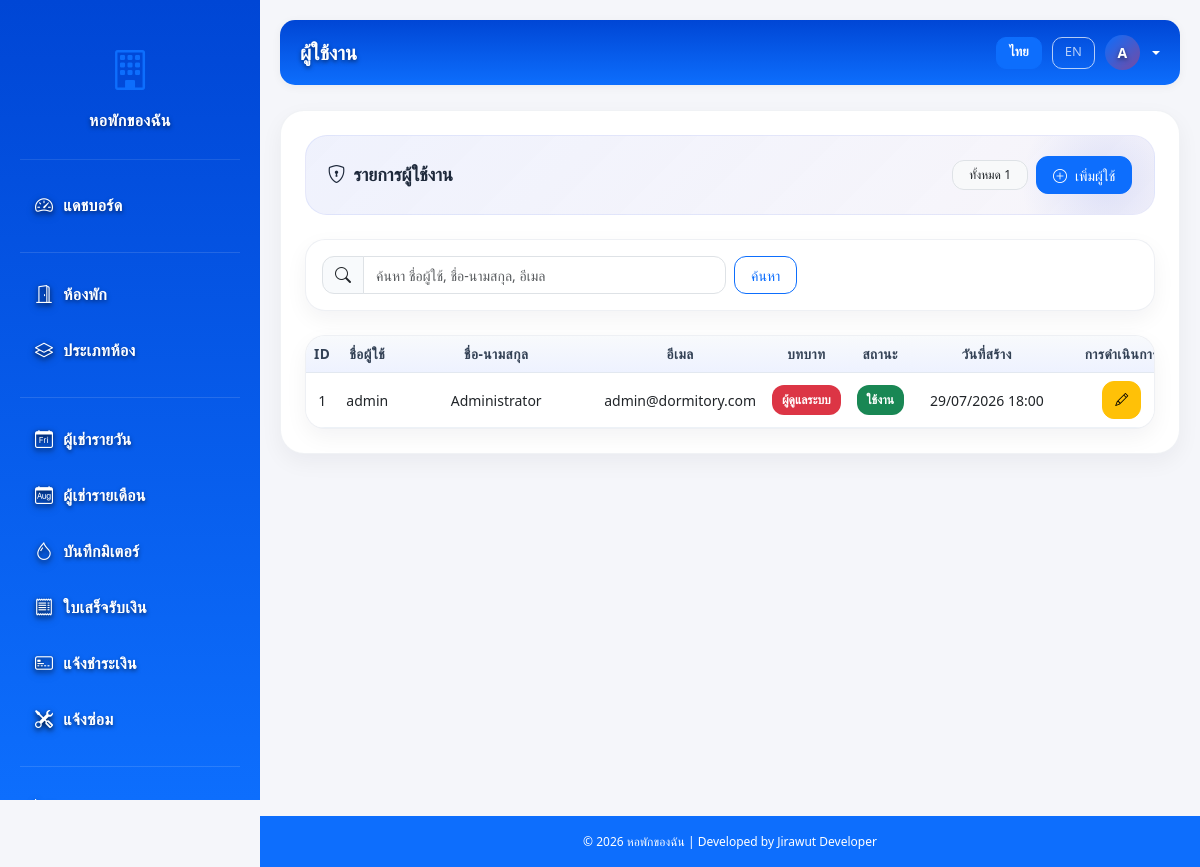
The page /pages/admin/users.php (signed in) on the database its author committed.
### tables this page shows
CREATE TABLE settings (
    id INT AUTO_INCREMENT PRIMARY KEY,
    dorm_name VARCHAR(100) NOT NULL DEFAULT 'My Dormitory',
    dorm_name_en VARCHAR(100) DEFAULT 'My Dormitory',
    company_name VARCHAR(200),
    address TEXT,
    address_en TEXT,
    tax_id VARCHAR(20),
    branch_number VARCHAR(5) DEFAULT '00000',
    logo VARCHAR(255),
    phone VARCHAR(20),
    email VARCHAR(100),
    water_rate DECIMAL(10,2) DEFAULT 25.00,
    electric_rate DECIMAL(10,2) DEFAULT 8.00,
    vat_rate DECIMAL(5,2) DEFAULT 7.00,
    payment_due_day INT DEFAULT 5,
    primary_color VARCHAR(7) DEFAULT '#0d6efd',
    enable_daily TINYINT(1) DEFAULT 1,
    enable_monthly TINYINT(1) DEFAULT 1,
    daily_payment_deadline_hours INT NOT NULL DEFAULT 24,
    pin VARCHAR(255) DEFAULT NULL,
    smtp_host VARCHAR(255) DEFAULT NULL,
    smtp_port INT DEFAULT 587,
    smtp_username VARCHAR(255) DEFAULT NULL,
    smtp_password VARCHAR(255) DEFAULT NULL,
    smtp_encryption VARCHAR(10) DEFAULT 'tls',
    smtp_from_email VARCHAR(255) DEFAULT NULL,
    smtp_from_name VARCHAR(255) DEFAULT NULL,
    email_enabled TINYINT(1) DEFAULT 1,
    promptpay_id VARCHAR(20) DEFAULT NULL,
    promptpay_name VARCHAR(100) DEFAULT NULL,
    bank_account_name VARCHAR(100) DEFAULT NULL,
    bank_account_number VARCHAR(30) DEFAULT NULL,
    bank_name VARCHAR(100) DEFAULT NULL,
    updated_at TIMESTAMP DEFAULT CURRENT_TIMESTAMP ON UPDATE CURRENT_TIMESTAMP
);

CREATE TABLE users (
    id INT AUTO_INCREMENT PRIMARY KEY,
    username VARCHAR(50) NOT NULL UNIQUE,
    password VARCHAR(255) NOT NULL,
    email VARCHAR(100) NOT NULL,
    full_name VARCHAR(100) NOT NULL,
    role ENUM('admin') DEFAULT 'admin',
    is_active TINYINT(1) DEFAULT 1,
    account_status ENUM('active', 'suspended') NOT NULL DEFAULT 'active',
    pin_failed_attempts INT NOT NULL DEFAULT 0,
    created_at TIMESTAMP DEFAULT CURRENT_TIMESTAMP,
    updated_at TIMESTAMP DEFAULT CURRENT_TIMESTAMP ON UPDATE CURRENT_TIMESTAMP,
    INDEX idx_users_active_status (is_active, account_status)
);

### includes/functions.php (called while the page is built, shortened)
<?php
require_once __DIR__ . '/../config/database.php';
require_once __DIR__ . '/../assets/lang/language.php';
function formatDate($date, $format = 'd/m/Y') {
    return date($format, strtotime($date));
}
    ?>
    <?php
function ensureRoomTypePriceHistoryTable(): void {
    $checked = true;
}
function getSettings() {
    global $pdo;
    $stmt = $pdo->query("SELECT * FROM settings LIMIT 1");
    return $stmt->fetch();
}
function getCurrentUser() {
    global $pdo;
    if (isset($_SESSION['user_id'])) {
        $stmt = $pdo->prepare("SELECT * FROM users WHERE id = ?");
        $stmt->execute([$_SESSION['user_id']]);
        return $stmt->fetch();
    }
    return null;
}
function ensureRepairRequestsTable() {
    $checked = true;
}

### assets/lang/language.php (called while the page is built, shortened)
<?php
$lang = $_SESSION['lang'];
function t($key) {
    global $lang;
    $translations = getTranslations($lang);
    return isset($translations[$key]) ? $translations[$key] : $key;
}
function getTranslations($lang) {
    return isset($translations[$lang]) ? $translations[$lang] : $translations['th'];
}
?>

### includes/pin-lockscreen-check.php (called while the page is built, shortened)
<?php
$settings = getSettings();
$dbPin = $settings['pin'] ?? null;
$scriptPath = $_SERVER['SCRIPT_NAME'] ?? '';
$pageSessionKey = 'pin_verified_' . md5($scriptPath);
$showLockScreen = !empty($dbPin) && empty($_SESSION[$pageSessionKey]);

### pages/admin/users.php (the view, shortened to what this page needs)
<?php
require_once __DIR__ . '/../../config/database.php';
require_once __DIR__ . '/../../includes/functions.php';
require_once __DIR__ . '/../../includes/pin-lockscreen-check.php';
if (!$showLockScreen) {
    $search = trim($_GET['search'] ?? '');
    $itemsPerPage = 50;
    $requestedPage = max(1, (int)($_GET['page'] ?? 1));
    $whereSql = "WHERE is_active = 1";
    $queryParams = [];
    $countStmt = $pdo->prepare("SELECT COUNT(*) FROM users {$whereSql}");
    $countStmt->execute($queryParams);
    $totalUsers = (int)$countStmt->fetchColumn();
    $totalPages = max(1, (int)ceil($totalUsers / $itemsPerPage));
    $page = min($requestedPage, $totalPages);
    $offset = ($page - 1) * $itemsPerPage;
    $stmt = $pdo->prepare("SELECT id, username, email, full_name, role, is_active, account_status, created_at
        FROM users {$whereSql} ORDER BY id ASC LIMIT {$itemsPerPage} OFFSET {$offset}");
    $stmt->execute($queryParams);
    $users = $stmt->fetchAll();
}
$pageTitle = t('users');
include __DIR__ . '/../../includes/header.php';
?>
<div class="content-wrapper">
    <?php if (!$showLockScreen): ?>
        <div class="d-flex justify-content-between align-items-center mb-4 flex-wrap gap-2">
        <h5 class="mb-0 me-3"><i class="bi bi-shield-lock me-2"></i><?php echo t('user_list'); ?></h5>
        <div class="d-flex flex-wrap align-items-center justify-content-end gap-2 ms-auto">
            <span class="badge text-bg-light border rounded-pill px-3 py-2 text-dark">
                <?php echo t('all'); ?> <?php echo number_format($totalUsers); ?>
            </span>
            <a href="user-form.php" class="btn btn-primary flex-shrink-0">
                <i class="bi bi-plus-circle me-2"></i><?php echo t('add_user'); ?>
            </a>
        </div>
    </div>
    <div class="card mb-4">
        <div class="card-body">
            <form method="GET" action="" class="row g-2">
                <div class="col-12 col-md-8 col-lg-6">
                    <div class="input-group">
                        <span class="input-group-text"><i class="bi bi-search"></i></span>
                        <input type="text" name="search" class="form-control" value="<?php echo htmlspecialchars($search); ?>" placeholder="<?php echo t('search'); ?> <?php echo t('username'); ?>, <?php echo t('full_name'); ?>, <?php echo t('email'); ?>">
                    </div>
                </div>
                <div class="col-12 col-md-auto">
                    <button type="submit" class="btn btn-outline-primary w-100"><?php echo t('search'); ?></button>
                </div>
            </form>
        </div>
    </div>
    <div class="table-responsive">
        <table class="table table-hover">
            <thead class="table-light">
                <tr>
                    <th style="text-align: center;"><?php echo t('id'); ?></th>
                    <th style="text-align: center;"><?php echo t('username'); ?></th>
                    <th width="200" style="text-align: center; min-width: 200px;"><?php echo t('full_name'); ?></th>
                    <th style="text-align: center;"><?php echo t('email'); ?></th>
                    <th style="text-align: center;"><?php echo t('role'); ?></th>
                    <th style="text-align: center;"><?php echo t('status'); ?></th>
                    <th width="150" style="text-align: center; min-width: 150px;"><?php echo t('created_at'); ?></th>
                    <th width="120" style="text-align: center; min-width: 120px;"><?php echo t('actions'); ?></th>
                </tr>
            </thead>
            <tbody>
                <?php foreach ($users as $user): ?>
                <tr>
                    <td style="text-align: center;"><?php echo $user['id']; ?></td>
                    <td style="text-align: center;"><?php echo htmlspecialchars($user['username']); ?></td>
                    <td style="text-align: center;"><?php echo htmlspecialchars($user['full_name']); ?></td>
                    <td style="text-align: center;"><?php echo htmlspecialchars($user['email']); ?></td>
                    <td style="text-align: center;">
                        <span class="badge bg-danger"><?php echo t('admin'); ?></span>
                    </td>
                    <td style="text-align: center;">
                        <?php
                        if (($user['account_status'] ?? 'active') === 'suspended') {
                            $statusClass = 'danger';
                            $statusLabel = t('suspended');
                        } else {
                            $statusClass = 'success';
                            $statusLabel = 'ใช้งาน';
                        }
                        ?>
                        <span class="badge bg-<?php echo $statusClass; ?>">
                            <?php echo $statusLabel; ?>
                        </span>
                    </td>
                    <td style="text-align: center;"><?php echo formatDate($user['created_at'], 'd/m/Y H:i'); ?></td>
                    <td style="text-align: center;">
                        <a href="user-form.php?id=<?php echo $user['id']; ?>" class="btn btn-sm btn-warning">
                            <i class="bi bi-pencil"></i>
                        </a>
                    </td>
                </tr>
                <?php endforeach; ?>
            </tbody>
        </table>
    </div>
    <?php endif; ?>
</div>
<?php include __DIR__ . '/../../includes/footer.php'; ?>

### includes/header.php (shortened to what this page needs)
<?php
require_once __DIR__ . '/../config/database.php';
require_once __DIR__ . '/../includes/functions.php';
$settings = getSettings();
global $lang;
$currentUser = getCurrentUser();
?>
<!DOCTYPE html>
<html lang="<?php echo $lang; ?>">
<head>
    <link href="https://cdn.jsdelivr.net/npm/bootstrap@5.3.0/dist/css/bootstrap.min.css" rel="stylesheet">
    <link rel="stylesheet" href="https://cdn.jsdelivr.net/npm/bootstrap-icons@1.10.0/font/bootstrap-icons.css">
    <link rel="stylesheet" href="<?php echo BASE_URL; ?>assets/css/style.css?v=<?php echo filemtime(__DIR__ . '/../assets/css/style.css'); ?>">
</head>
<body>
    <div class="sidebar" id="sidebar">
        <div class="sidebar-logo">
            <?php
            $logoPath = !empty($settings['logo']) ? BASE_URL . 'assets/images/logo/' . $settings['logo'] : '';
            ?>
            <?php if (!empty($settings['logo']) && file_exists(__DIR__ . '/../assets/images/logo/' . $settings['logo'])): ?>
            <img src="<?php echo $logoPath; ?>" alt="Logo" style="max-height: 60px; max-width: 100%; object-fit: contain;" class="mb-2">
            <?php else: ?>
            <i class="bi bi-building"></i>
            <?php endif; ?>
            <h5><?php echo $lang === 'en' ? ($settings['dorm_name_en'] ?? t('app_name')) : ($settings['dorm_name'] ?? t('app_name')); ?></h5>
        </div>
        <nav class="nav flex-column">
            <a class="nav-link <?php echo basename($_SERVER['PHP_SELF']) == 'dashboard.php' ? 'active' : ''; ?>" href="<?php echo BASE_URL; ?>pages/dashboard.php">
                <i class="bi bi-speedometer2"></i> <?php echo t('dashboard'); ?>
            </a>
            <hr class="text-white-50 my-3">
            <a class="nav-link <?php echo strpos($_SERVER['PHP_SELF'], '/rooms/') !== false ? 'active' : ''; ?>" href="<?php echo BASE_URL; ?>pages/rooms/index.php">
                <i class="bi bi-door-open"></i> <?php echo t('rooms'); ?>
            </a>
            <a class="nav-link <?php echo strpos($_SERVER['PHP_SELF'], '/room-types/') !== false ? 'active' : ''; ?>" href="<?php echo BASE_URL; ?>pages/room-types/index.php">
                <i class="bi bi-layers"></i> <?php echo t('room_types'); ?>
            </a>
            <hr class="text-white-50 my-3">
            <?php if ($settings['enable_daily'] ?? 1): ?>
            <a class="nav-link <?php echo strpos($_SERVER['PHP_SELF'], '/daily-tenants/') !== false ? 'active' : ''; ?>" href="<?php echo BASE_URL; ?>pages/daily-tenants/index.php">
                <i class="bi bi-calendar-day"></i> <?php echo t('daily_tenants'); ?>
            </a>
            <?php endif; ?>
            <?php if ($settings['enable_monthly'] ?? 1): ?>
            <a class="nav-link <?php echo strpos($_SERVER['PHP_SELF'], '/monthly-tenants/') !== false ? 'active' : ''; ?>" href="<?php echo BASE_URL; ?>pages/monthly-tenants/index.php">
                <i class="bi bi-calendar-month"></i> <?php echo t('monthly_tenants'); ?>
            </a>
            <a class="nav-link <?php echo strpos($_SERVER['PHP_SELF'], '/utility-bills/') !== false ? 'active' : ''; ?>" href="<?php echo BASE_URL; ?>pages/utility-bills/index.php">
                <i class="bi bi-droplet"></i> <?php echo t('utility_bills'); ?>
            </a>
            <?php endif; ?>
            <a class="nav-link <?php echo strpos($_SERVER['PHP_SELF'], '/invoices/') !== false ? 'active' : ''; ?>" href="<?php echo BASE_URL; ?>pages/invoices/index.php">
                <i class="bi bi-receipt"></i> <?php echo !empty($settings['tax_id']) ? t('tax_invoice') : t('receipt'); ?>
            </a>
            <a class="nav-link <?php echo strpos($_SERVER['PHP_SELF'], '/payment-confirmations/') !== false ? 'active' : ''; ?>" href="<?php echo BASE_URL; ?>pages/payment-confirmations/index.php">
                <i class="bi bi-credit-card-2-front"></i> <?php echo t('payment_confirmations'); ?>
            </a>
            <a class="nav-link <?php echo strpos($_SERVER['PHP_SELF'], '/repairs/') !== false ? 'active' : ''; ?>" href="<?php echo BASE_URL; ?>pages/repairs/index.php">
                <i class="bi bi-tools"></i> <?php echo t('repairs'); ?>
            </a>
            <hr class="text-white-50 my-3">
            <a class="nav-link <?php echo strpos($_SERVER['PHP_SELF'], '/reports/') !== false ? 'active' : ''; ?>" href="<?php echo BASE_URL; ?>pages/reports/income.php">
                <i class="bi bi-graph-up"></i> <?php echo t('reports'); ?>
            </a>
        </nav>
    </div>
    <div class="main-content">
        <div class="topbar">
            <h4 class="mb-0 flex-grow-1 flex-shrink-0"><?php echo isset($pageTitle) ? $pageTitle : ''; ?></h4>
            <div class="user-menu">
                <a href="?lang=th" class="btn btn-sm <?php echo $lang == 'th' ? 'btn-primary' : 'btn-outline-secondary'; ?>">ไทย</a>
                <a href="?lang=en" class="btn btn-sm <?php echo $lang == 'en' ? 'btn-primary' : 'btn-outline-secondary'; ?>">EN</a>
                <div class="dropdown">
                    <button type="button" class="dropdown-toggle user-dropdown-toggle" id="userMenuToggle" aria-expanded="false" aria-controls="userMenuDropdown" aria-label="User menu">
                        <div class="user-avatar"><?php echo mb_strtoupper(mb_substr($currentUser['full_name'] ?? $_SESSION['full_name'] ?? 'U', 0, 1, 'UTF-8'), 'UTF-8'); ?></div>
                    </button>
                </div>
            </div>
        </div>

### includes/footer.php (shortened to what this page needs)
    </div>
    <?php $settings = getSettings(); $primaryColor = $settings['primary_color'] ?? '#0d6efd'; ?>
    <footer class="text-center py-3 mt-3" style="background-color: <?php echo $primaryColor; ?>; border-top: 1px solid <?php echo $primaryColor; ?>; margin-left: 260px;">
        <p class="mb-0 text-white small">© <?php echo date('Y'); ?> <?php echo $settings['dorm_name'] ?? t('app_name'); ?> | Developed by Jirawut Developer</p>
    </footer>
</body>
</html>

### rows shown on the page
settings: dorm_name "หอพักของฉัน"
users: full_name "A", id "1", username "admin", full_name "Administrator", email "admin@dormitory.com", account_status "ใช้งาน", created_at "29/07/2026 18:00"

### other values the page prints
t('dashboard') "แดชบอร์ด"
t('rooms') "ห้องพัก"
t('room_types') "ประเภทห้อง"
t('daily_tenants') "ผู้เช่ารายวัน"
t('monthly_tenants') "ผู้เช่ารายเดือน"
t('utility_bills') "บันทึกมิเตอร์"
t('receipt') "ใบเสร็จรับเงิน"
t('payment_confirmations') "แจ้งชำระเงิน"
t('repairs') "แจ้งซ่อม"
$pageTitle "ผู้ใช้งาน"
t('user_list') "รายการผู้ใช้งาน"
t('all') "ทั้งหมด"
$totalUsers "1"
t('add_user') "เพิ่มผู้ใช้"
t('search') "ค้นหา"
